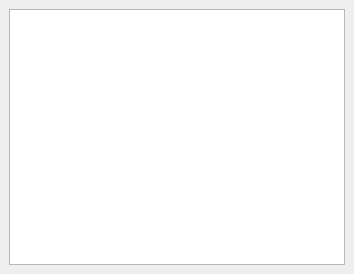
<?xml version="1.0" encoding="UTF-8"?>
<ui version="4.0">
 <class>Page_Trash</class>
 <widget class="QMainWindow" name="Page_Trash">
  <property name="geometry">
   <rect>
    <x>0</x>
    <y>0</y>
    <width>354</width>
    <height>274</height>
   </rect>
  </property>
  <property name="windowTitle">
   <string>Trash</string>
  </property>
  <widget class="QWidget" name="centralwidget">
   <layout class="QVBoxLayout" name="verticalLayout">
    <item>
     <widget class="QTableView" name="tableView">
      <property name="alternatingRowColors">
       <bool>true</bool>
      </property>
      <property name="selectionBehavior">
       <enum>QAbstractItemView::SelectRows</enum>
      </property>
      <property name="sortingEnabled">
       <bool>true</bool>
      </property>
      <attribute name="horizontalHeaderShowSortIndicator" stdset="0">
       <bool>true</bool>
      </attribute>
      <attribute name="verticalHeaderShowSortIndicator" stdset="0">
       <bool>true</bool>
      </attribute>
     </widget>
    </item>
   </layout>
  </widget>
 </widget>
 <resources/>
 <connections/>
</ui>
